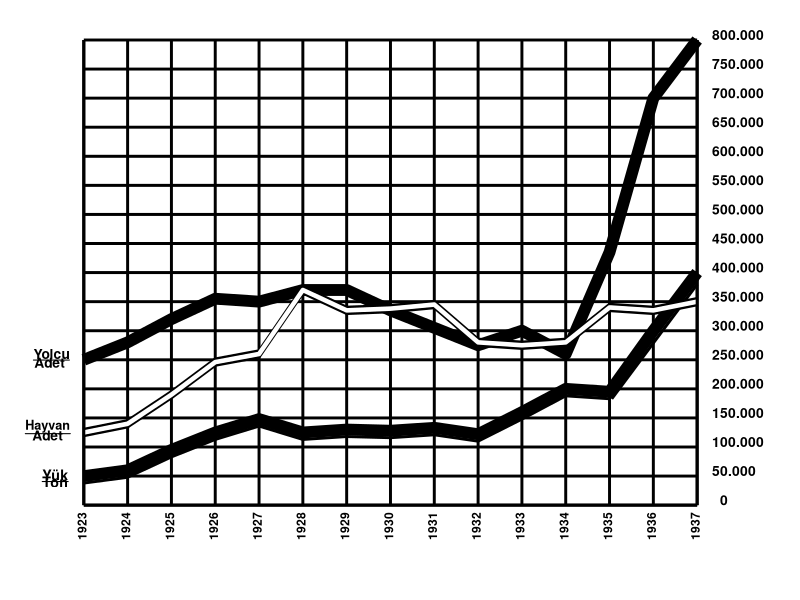

Source code (R):
library(ggplot2)
tarih <- c(1923:1937)
yolcu <- c(250000,280000,320000,355000,350000,370000,370000,335000,305000,275000,300000,260000,435000,700000,800000)
hayvan <- c(125000,140000,190000,246000,260000,370000,335000,338000,345000,280000,275000,280000,340000,335000,350000)
yuk <- c(50000,60000,95000,125000,148000,125000,130000,128000,133000,122000,160000,200000,195000,300000,400000)

dataf <- data.frame(tarih,yolcu,hayvan,yuk) 

ggplot(dataf, aes( x = tarih )) +
  geom_line(aes(y = yolcu), size = 4) +
  geom_line(aes(y = hayvan + 5500), size = 1) + geom_line(aes(y = hayvan - 5500), size = 1) +
  geom_line(aes( y = yuk ), size = 4) + geom_line(aes( y = yuk - 12000), size = 1) +
  theme_classic() +
  coord_cartesian(clip = 'off') +
  theme(panel.grid.major = element_line(colour = "black", size = 1),
        plot.margin = unit(c(2,2,3,4), "lines"),
        axis.line = element_line(size = 1),
        axis.title = element_blank(),
        axis.text.x = element_text(size = 8.7, face = "bold", color = "black", angle = 90, vjust = 0.3),
        axis.text.y.right = element_text(size = 10, face = "bold", color = "black", hjust = 2, vjust = 0),
        axis.text.y.left = element_blank(),
        axis.ticks = element_blank()) +
  scale_x_continuous(breaks = c(1923:1938),
                     expand = c(0,0)) +
  scale_y_continuous(breaks = seq(0,800000,50000),
                     labels = c("0          ","50.000  ","100.000","150.000","200.000","250.000","300.000","350.000","400.000",
                                "450.000","500.000","550.000","600.000","650.000","700.000","750.000","800.000"),
                     limits = c(0,800000),
                     expand = c(0,0),
                     sec.axis = dup_axis()) +
  annotate("segment", x = 1935.05, xend = 1937, y = 183000, yend = 380000, size = 1.05) +
  geom_line(aes( y = hayvan ), color = "white", size = 1.55) +
  annotate("text", x = 1923, y = 259000, label = expression(bold(underline("Yolcu"))), size = 3.5, hjust = 1.4) +
  annotate("text", x = 1923, y = 245000, label = "Adet", hjust = 1.6, fontface = "bold", size = 3.5) +
  annotate("text", x = 1923, y = 135000, label = expression(bold(underline("Hayvan"))), hjust = 1.3, size = 3.2) +
  annotate("text", x = 1923, y = 120000, label = "Adet", hjust = 1.66, fontface = "bold", size = 3.5) +
  annotate("text", x = 1923, y = 51000, label = expression(bold(underline("Yük"))), hjust = 1.6, size = 3.6) +
  annotate("text", x = 1923, y = 40000, label = "Ton", hjust = 1.6, fontface = "bold", size = 3.6)
